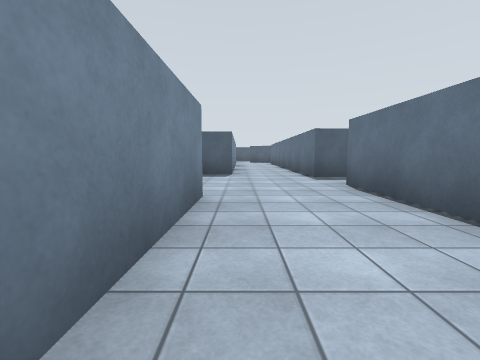
view 1 (above)

24 first-person views from a walk through a robot-simulator world made for Gazebo. The camera is 1.2 m above the floor, tilts 6° down and sees 90° across. The floor is counted in squares, 2.5 m on a side. Each view is taken from the middle of a square. On the plan, view 1 faces up. The plan holds only what a view shows up to about 9 squares ahead; the rest is blank. The place goes on beyond the plan.

view 2
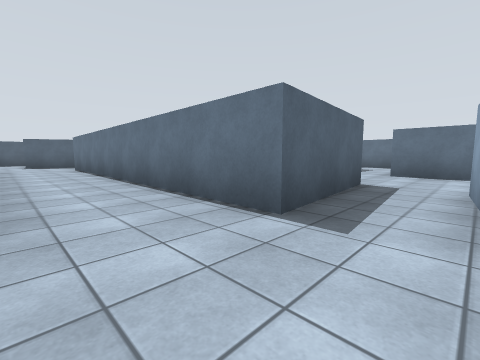

view 3
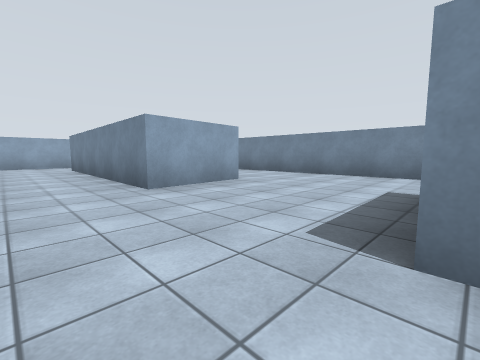

view 4
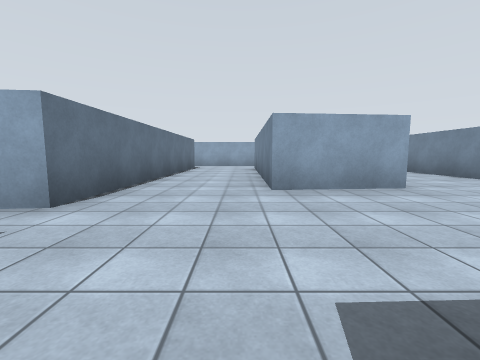

view 5
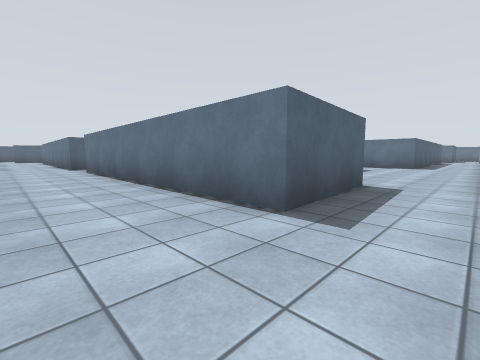

view 6
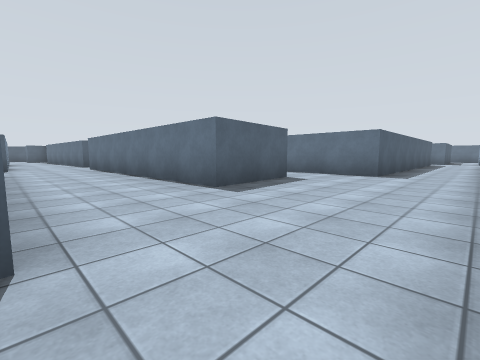

view 7
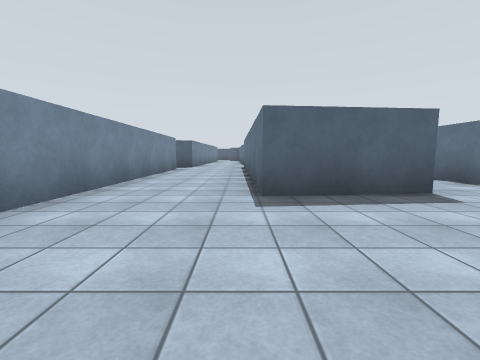

view 8
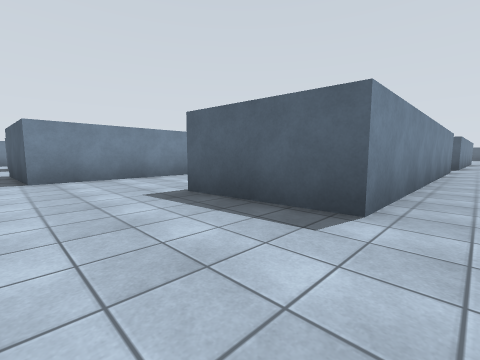

view 9
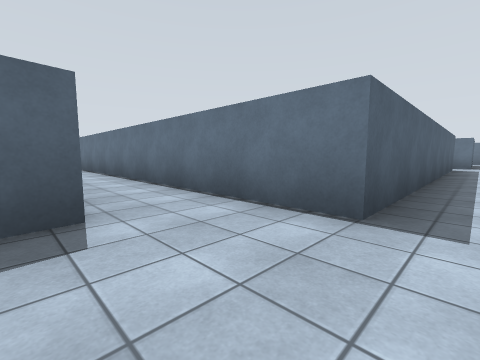

view 10
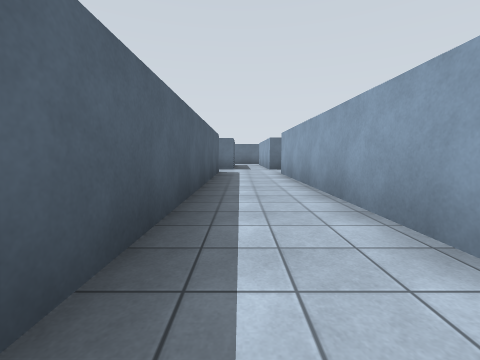

view 11
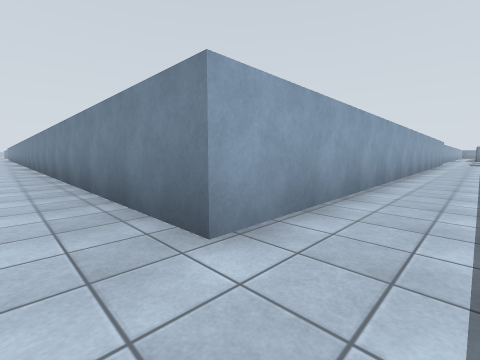

view 12
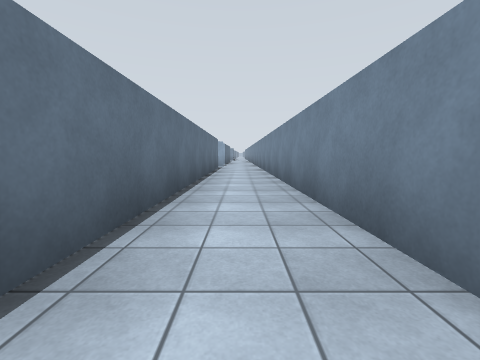

view 13
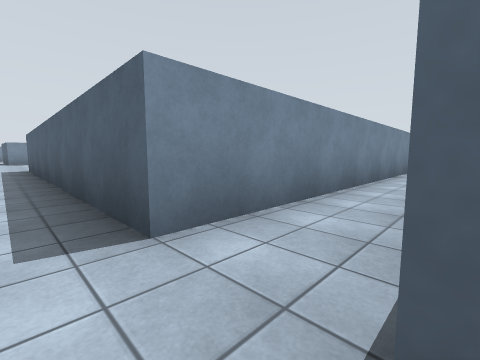

view 14
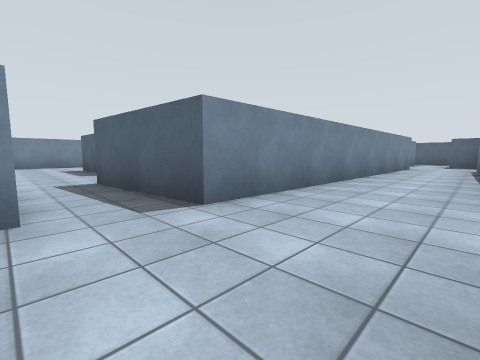

view 15
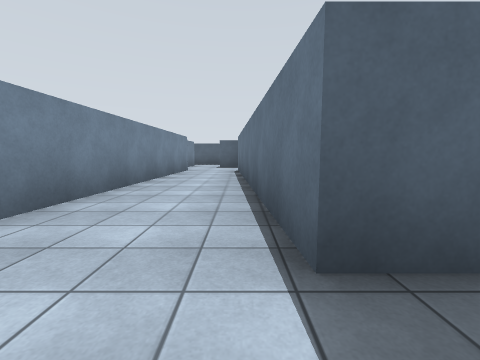

view 16
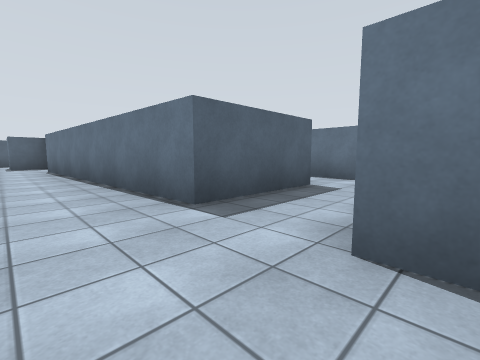

view 17
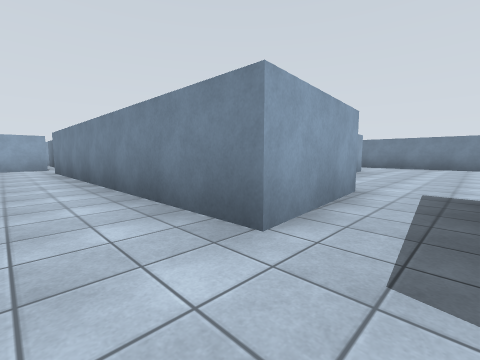

view 18
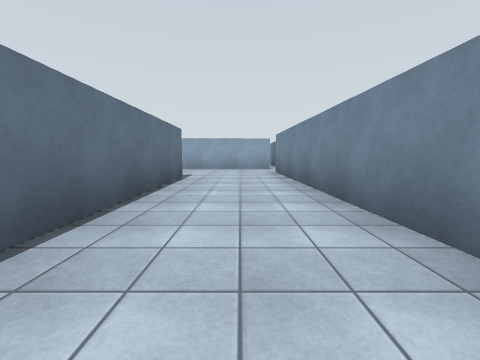

view 19
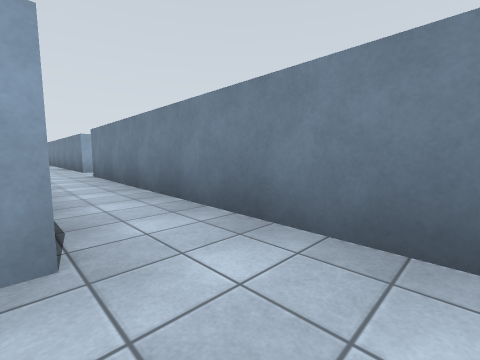

view 20
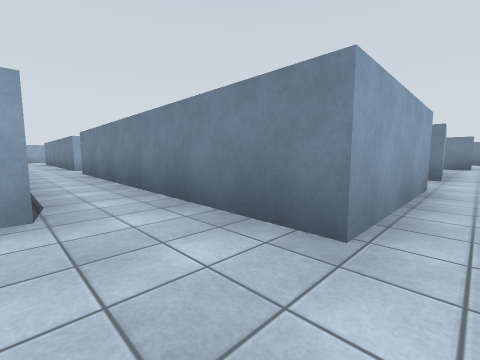

view 21
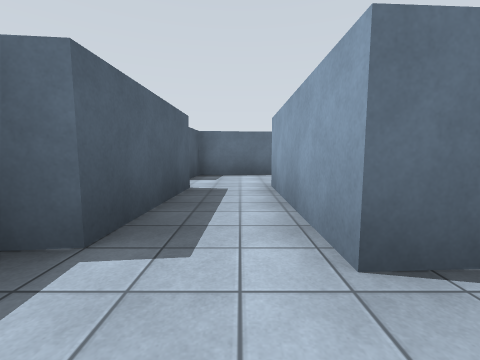

view 22
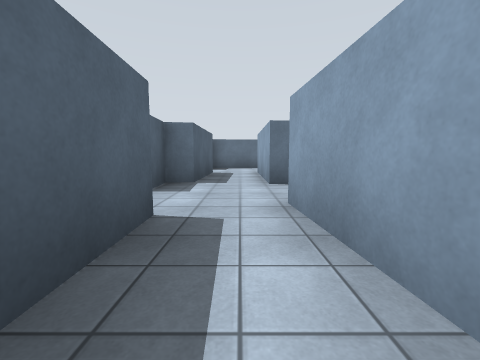

view 23
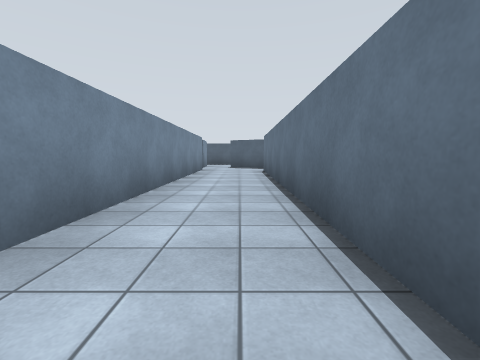

view 24
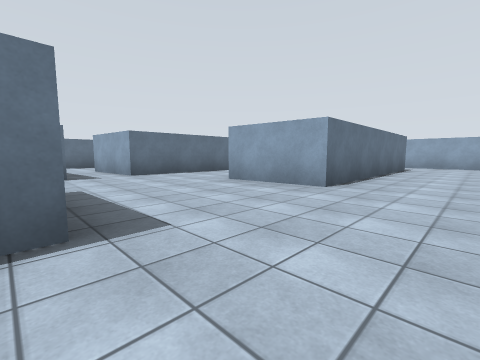

### Floor plan
Key: @ floor where view 1 was taken; # wall or solid block; x gap in a wall; . floor; / step, stairs or slope.
Columns run from 5 left of view 1 to 19 right of it. Each row starts with its distance up from view 1.
 16            #
 15     #.####.###.##
 14      ...........#
 13     #..###.###..#
 12     #/.###.###..
 11     #/.###.###.#
 10     #/.###.###.
  9     #/.###..##.
  8     #/.###..##.#
  7     #/.###..##.#
  6 #..##/.###.....#
  5 #......x....##.#
  4 #......###..##.#      #
  3 #......###..##.#      #.
  2 #..##..###..##.#      #.
  1 #..##..###..##.#      #.
  0 #..##@.###..##.#      #.
 -1 #..##..###..##.#      #.
 -2  ..##..###.....########.#
 -3  ........................
 -4  ............##########.#
 -5  ######  #####        #.#
 -6                       #.#
 -7                       #.#
 -8                       #.#
 -9                       #.#
-10                       #.#
-11                       #.#

Positions as (right, up) in squares from view 1, and headings:
1: (0, 0), facing up
2: (0, 4), facing up-right
3: (1, 6), facing down-left
4: (0, 6), facing down
5: (0, -4), facing up-right
6: (4, -4), facing up-right
7: (6, -4), facing up
8: (9, -3), facing up-left
9: (8, -3), facing up-right
10: (11, -3), facing right
11: (18, -3), facing down-left
12: (18, -4), facing down
13: (19, -3), facing up-left
14: (6, 4), facing up-left
15: (6, 6), facing up
16: (5, 5), facing up-right
17: (5, 5), facing down-left
18: (5, 4), facing down
19: (10, 13), facing down-left
20: (10, 14), facing down-left
21: (5, 14), facing right
22: (2, 14), facing right
23: (1, 6), facing up
24: (-4, 6), facing down-right
